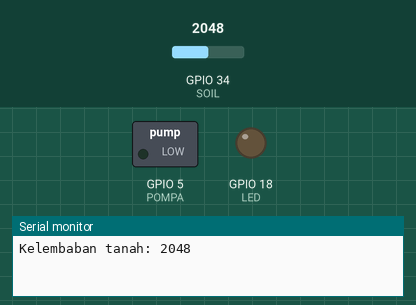
Simulated run of this sketch. Board: ESP32. Parts: switched loads named in the sketch (green lamp = pin HIGH), output pins drawn as LEDs (lit = HIGH), the last lines printed to the serial monitor. The test bench sets the inputs (shaded band); at power-on: GPIO 34 (SOIL) = 2048. WiFi joins after 1.5 s; servers stay silent unless stated.

Above: at 3.0 s.
3.1 s: GPIO 34 (SOIL) set to 1558
5.0 s: GPIO 34 (SOIL) set to 1436
At 6.4 s:
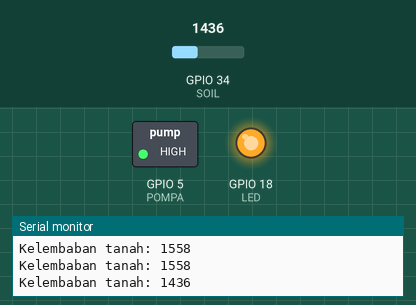
7.3 s: GPIO 34 (SOIL) set to 1540
At 9.0 s:
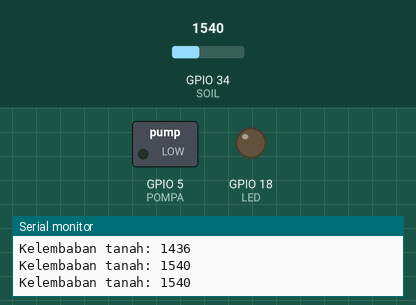
9.3 s: GPIO 34 (SOIL) set to 1460
At 10.7 s:
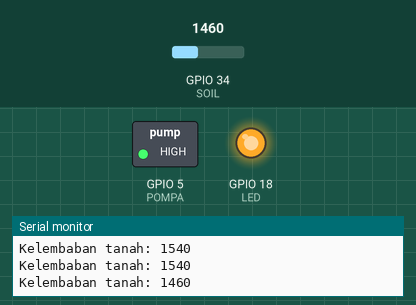
Timing chart, 0 to 12.3 s (numbered marks = the images above; inputs shaded):
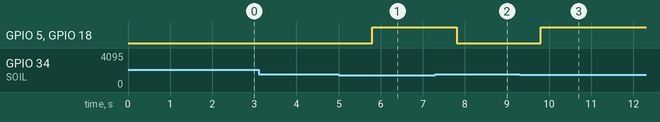

Measured:
- the behaviour switches between 1500 and 1499 on GPIO 34 (SOIL) (found by bisection; images 0 and 1)
- after the input at 5.0 s, GPIO 5 (POMPA), GPIO 18 (LED): LOW → HIGH after 0.80 s
- after the input at 7.3 s, GPIO 5 (POMPA), GPIO 18 (LED): HIGH → LOW after 0.50 s
- after the input at 9.3 s, GPIO 5 (POMPA), GPIO 18 (LED): LOW → HIGH after 0.50 s

The sketch:

3_soil_smart.ino
```cpp
#define BLYNK_TEMPLATE_ID "ISI_TEMPLATE_ID"
#define BLYNK_TEMPLATE_NAME "Smart Irrigation"
#define BLYNK_AUTH_TOKEN "ISI_AUTH_TOKEN"

#include <WiFi.h>
#include <BlynkSimpleEsp32.h>

char ssid[] = "Wokwi-GUEST";
char pass[] = "";

#define SOIL 34
#define POMPA 5
#define LED 18

int batasKering = 1500;
bool modeManual = false;
int pompaManual = 0;

BlynkTimer timer;

BLYNK_WRITE(V3) {
  batasKering = param.asInt();
}

BLYNK_WRITE(V4) {
  modeManual = param.asInt();
}

BLYNK_WRITE(V5) {
  pompaManual = param.asInt();
}

void sendSensor() {
  int nilaiTanah = analogRead(SOIL);
  Blynk.virtualWrite(V0, nilaiTanah);

  if (modeManual) {
    digitalWrite(POMPA, pompaManual);
    digitalWrite(LED, pompaManual);
    Blynk.virtualWrite(V1, pompaManual);
    Blynk.virtualWrite(V2, pompaManual ? "POMPA ON MANUAL" : "POMPA OFF MANUAL");
  } else {
    if (nilaiTanah < batasKering) {
      digitalWrite(POMPA, HIGH);
      digitalWrite(LED, HIGH);
      Blynk.virtualWrite(V1, 1);
      Blynk.virtualWrite(V2, "TANAH KERING");
    } else {
      digitalWrite(POMPA, LOW);
      digitalWrite(LED, LOW);
      Blynk.virtualWrite(V1, 0);
      Blynk.virtualWrite(V2, "TANAH BASAH");
    }
  }

  Serial.print("Kelembaban tanah: ");
  Serial.println(nilaiTanah);
}

void setup() {
  Serial.begin(115200);
  pinMode(POMPA, OUTPUT);
  pinMode(LED, OUTPUT);

  Blynk.begin(BLYNK_AUTH_TOKEN, ssid, pass);
  timer.setInterval(1000L, sendSensor);
}

void loop() {
  Blynk.run();
  timer.run();
}
```
